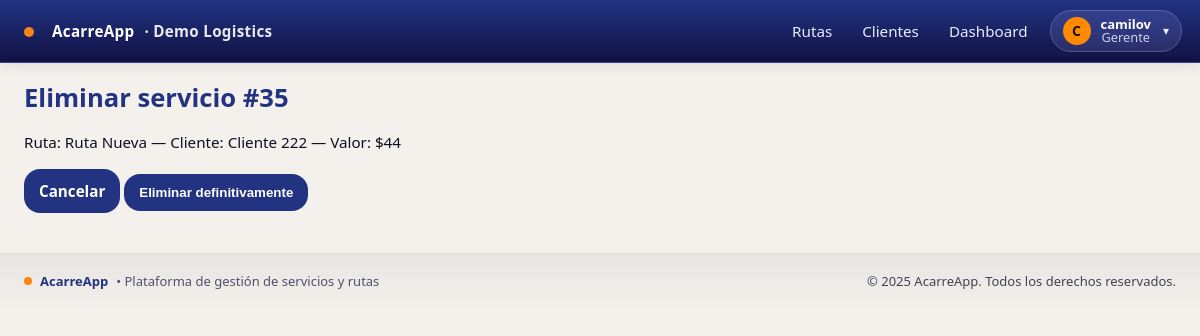
Page /servicios/35/eliminar/ (signed in) on the committed database.
### empresa/models.py (models this page shows, shortened)
class Empresa(models.Model):
    nombre = models.CharField(max_length=120, unique=True)
    slug = models.SlugField(max_length=60, unique=True)
    nit = models.CharField(max_length=30, blank=True)
    activa = models.BooleanField(default=True)
    created_at = models.DateTimeField(auto_now_add=True)

class Cliente(models.Model):
    empresa = models.ForeignKey(Empresa, on_delete=models.PROTECT)
    nombre = models.CharField(max_length=120)
    contacto = models.CharField(max_length=120, blank=True)
    telefono = models.CharField(max_length=50, blank=True)
    direccion = models.CharField(max_length=200, blank=True)
    activo = models.BooleanField(default=True)
    class Meta:
        unique_together = [('empresa','nombre')]
        ordering = ['nombre']
    def __str__(self):
        return self.nombre

### usuarios/models.py (models this page shows, shortened)
class UserProfile(models.Model):
    user = models.OneToOneField(User, on_delete=models.CASCADE)
    empresa = models.ForeignKey(Empresa, on_delete=models.PROTECT, null=True)
    rol = models.CharField(max_length=20, choices=[('GERENTE','Gerente'),('CONDUCTOR','Conductor')])

### servicios/models.py (models this page shows, shortened)
class Servicio(models.Model):
    PENDIENTE = 'PEND'
    ANTICIPO = 'ANT'
    PAGADO = 'PAG'
    ESTADOS = [(PENDIENTE,'Pendiente'), (ANTICIPO,'Recibir anticipo'), (PAGADO,'Pagado')]
    cliente = models.ForeignKey('empresa.Cliente', on_delete=models.PROTECT)
    ruta = models.ForeignKey('rutas.Ruta', on_delete=models.CASCADE, related_name='servicios')
    valor = models.PositiveIntegerField(default=0)
    estado_pago = models.CharField(max_length=4, choices=ESTADOS, default=PENDIENTE)
    anticipo = models.PositiveIntegerField(default=0)
    origen = models.CharField(max_length=200, blank=True)
    destino = models.CharField(max_length=200, blank=True)
    notas = models.TextField(blank=True)
    recogido = models.BooleanField(default=False)
    entregado = models.BooleanField(default=False)
    recogido_en = models.DateTimeField(null=True, blank=True)
    lat_recogida = models.FloatField(null=True, blank=True)
    lon_recogida = models.FloatField(null=True, blank=True)
    entregado_en = models.DateTimeField(null=True, blank=True)
    lat_entrega = models.FloatField(null=True, blank=True)
    lon_entrega = models.FloatField(null=True, blank=True)
    orden = models.PositiveIntegerField(default=0, db_index=True)
    cantidad = models.PositiveIntegerField(
        default=1,
        validators=[MinValueValidator(1)],
        help_text="Número de unidades asociadas al servicio (mínimo 1)."
    )
    class Meta:
        ordering = ['ruta', 'orden', 'id']

### rutas/models.py (models this page shows)
class Ruta(models.Model):
    empresa = models.ForeignKey(Empresa, on_delete=models.CASCADE)
    fecha_salida = models.DateField()
    vehiculo = models.ForeignKey(Vehiculo, on_delete=models.PROTECT)
    conductor = models.ForeignKey(User, on_delete=models.PROTECT)
    base_efectivo = models.DecimalField(max_digits=10, decimal_places=2, default=200000)
    estado = models.CharField(max_length=20, choices=[('ACTIVA', 'Activa'), ('CERRADA', 'Cerrada')], default='ACTIVA')
    nombre = models.CharField(max_length=150, blank=True, help_text="Ej: Jardin - Medellin - Jardin")
    created_at = models.DateTimeField(auto_now_add=True)
    def __str__(self):
        return self.nombre or f"Ruta {self.id} ({self.fecha_salida})"

### servicios/views.py (the view)
# urls.py: path('<int:pk>/eliminar/', views.eliminar_servicio, name='eliminar'),
@login_required
@user_passes_test(_is_gerente)
def eliminar_servicio(request, pk):
    obj = get_object_or_404(Servicio, pk=pk)
    ruta_pk = obj.ruta_id
    if request.method == 'POST':
        obj.delete()
        messages.success(request, 'Servicio eliminado.')
        return redirect('rutas:detail', pk=ruta_pk)
    return render(request, 'servicios/confirmar_eliminar.html', {'obj': obj})

### acarreapp/context_processors.py (called while the page is built)
def vapid_public_key(request):
    return {"VAPID_PUBLIC_KEY": settings.VAPID_PUBLIC_KEY}

### acarreapp/tenancy.py (called while the page is built)
def set_current_empresa(empresa):
    _state.empresa = empresa

def get_current_empresa():
    return getattr(_state, 'empresa', None)

def empresa_context(request):
    return {'empresa_actual': get_current_empresa()}

### servicios/views.py (called while the page is built)
def _is_gerente(u):
    role = getattr(getattr(u, 'userprofile', None), 'rol', '')
    return u.is_superuser or u.is_staff or role == 'GERENTE'

### templates/servicios/confirmar_eliminar.html (shortened to what this page needs)
{% extends "base.html" %}
{% block content %}
  <h1>Eliminar servicio #{{ obj.id }}</h1>
  <p>Ruta: {{ obj.ruta }} — Cliente: {{ obj.cliente }} — Valor: ${{ obj.valor|floatformat:0 }}</p>
  <form method="post" class="mt-3">
    <a href="{% url 'servicios:detail' obj.id %}" class="btn btn-light">Cancelar</a>
    <button class="btn btn-danger">Eliminar definitivamente</button>
  </form>
{% endblock %}

### templates/includes/navbar.html (shortened to what this page needs)
<header class="navbar">
  <div class="container nav-inner" style="padding-left:18px; padding-right:18px;">
    <a class="brand" href="{% url 'rutas:list' %}" style="display:flex;align-items:center;gap:10px;">
      <span class="dot" style="margin-left:6px;margin-right:8px;transform:translateY(1px);"></span>
      <span>AcarreApp</span>
      {% if empresa_actual %}
        <span class="empresa">· {{ empresa_actual.nombre }}</span>
      {% endif %}
    </a>
    {% if request.user.is_authenticated %}
      {% with rol=request.user.userprofile.rol|default_if_none:'' %}
        {% if request.user.is_superuser or request.user.is_staff or rol == 'GERENTE' %}
          <nav class="nav main-nav" aria-label="Navegación principal">
            <a href="{% url 'rutas:list' %}">Rutas</a>
            <a href="{% url 'empresa:clientes_list' %}">Clientes</a>
            <a href="{% url 'dashboard:home' %}">Dashboard</a>
          </nav>
        {% else %}
          <nav class="nav main-nav" aria-label="Navegación principal">
            <a href="{% url 'rutas:list' %}">Rutas</a>
          </nav>
        {% endif %}
        <div class="menu-right" style="display:flex;align-items:center;gap:10px;">
          <button class="userchip" id="userchip" aria-haspopup="true" aria-expanded="false"
                  title="{{ request.user.get_full_name|default:request.user.username }}">
            <span class="avatar">
              {{ request.user.get_full_name|default:request.user.username|first|upper }}
            </span>
            <span class="meta">
              <span class="name">{{ request.user.get_full_name|default:request.user.username }}</span>
              {% if rol %}<span class="role">{{ rol|title }}</span>{% endif %}
            </span>
            <span class="caret">▾</span>
          </button>
        </div>
      {% endwith %}
    {% else %}
      <nav class="nav main-nav" aria-label="Navegación principal">
        <a href="{% url 'login' %}">Iniciar sesión</a>
      </nav>
    {% endif %}
  </div>
</header>

### static/css/acarreapp.css (style rules this page uses)
:root { --brand-900: #111144; --brand-800: #223382; --brand-300: #9BACD8; --accent-500: #F98513; --bg-100: #F4F1EC; --bg-200: #DAD1C8; --ink-900: #0E1020; --ink-700: #2E3147; --ink-500: #4E5270; --line-200:#E3E1DB; --radius-sm: 10px; --radius-md: 16px; --radius-lg: 24px; --shadow-1: 0 4px 12px rgba(17,17,68,0.08); --shadow-2: 0 10px 30px rgba(17,17,68,0.12); --font-sans: ui-sans-serif, system-ui, -apple-system, "Segoe UI", Roboto, "Helvetica Neue", Arial, "Noto Sans", "Liberation Sans", "Apple Color Emoji", "Segoe UI Emoji"; --fs-xs: clamp(12px, 0.72rem, 13px); --fs-sm: clamp(13px, 0.8rem, 14px); --fs-md: clamp(14px, 0.95rem, 16px); --fs-lg: clamp(16px, 1.05rem, 18px); --fs-xl: clamp(18px, 1.25rem, 22px); --fs-2xl: clamp(22px, 1.6rem, 28px); --container-max: 1200px; --st-pend: #7A7F9A; --st-ant: #2F7D32; --st-pag: #1C5DFF; --st-warn: #C17C00; --st-error:#B00020; }
*, *::before, *::after { box-sizing: border-box; }
html, body { height: 100%; }
body { margin: 0; background: var(--bg-100); color: var(--ink-900); font-family: var(--font-sans); font-size: var(--fs-md); line-height: 1.45; -webkit-font-smoothing: antialiased; text-rendering: optimizeLegibility; }
a { color: inherit; }
.container { width: 100%; margin-inline: auto; padding-inline: 16px; max-width: var(--container-max); }
h1, .h1 { font-size: var(--fs-2xl); margin: 0 0 12px; font-weight: 700; color: var(--brand-800); }
.btn { --btn-bg: var(--brand-800); --btn-fg: #fff; --btn-border: transparent; appearance: none; display: inline-flex; align-items: center; justify-content: center; gap: 8px; padding: 10px 14px; font-weight: 600; border-radius: var(--radius-md); border: 1px solid var(--btn-border); background: var(--btn-bg); color: var(--btn-fg); text-decoration: none; cursor: pointer; transition: transform .06s ease, box-shadow .2s ease, background .2s ease; }
.navbar { position: sticky; top: 0; z-index: 10; background: linear-gradient(180deg, var(--brand-800), var(--brand-900)); color: #fff; border-bottom: 1px solid rgba(255,255,255,0.08); box-shadow: var(--shadow-1); }
.nav-inner { display: grid; grid-template-columns: 1fr auto auto; align-items: center; gap: 12px; padding: 8px 0; }
.brand { display: inline-flex; align-items: center; gap: 10px; color: #fff; text-decoration: none; font-weight: 800; letter-spacing: .02em; }
.brand .empresa { color: rgba(255,255,255,0.9); font-weight: 700; }
.brand .dot { width: 10px; height: 10px; border-radius: 50%; background: var(--accent-500); }
.nav { display: flex; gap: 6px; padding: 4px 0; }
.main-nav { display: flex; gap: 12px; justify-content: center; flex-wrap: wrap; }
.nav a { color: #E8ECFF; text-decoration: none; padding: 8px 10px; border-radius: 8px; }
.menu-right { justify-self: end; position: relative; }
.userchip { display: inline-flex; align-items: center; gap: 10px; padding: 6px 10px; border-radius: 999px; border: 1px solid rgba(255,255,255,0.12); background: rgba(255,255,255,0.06); color: #fff; font: inherit; cursor: pointer; }
.userchip .avatar { width: 28px; height: 28px; border-radius: 50%; background: var(--accent-500); color: #1b1b1b; font-weight: 800; display:flex; align-items:center; justify-content:center; }
.userchip .meta { display:flex; flex-direction: column; line-height: 1.05; }
.userchip .name { font-size: var(--fs-sm); }
.userchip .role { font-size: var(--fs-xs); opacity: .9; color: #E8ECFF; }
.userchip .caret { font-size: 16px; margin-left: 2px; opacity: .9; }
@media (min-width: 768px) { .nav { gap: 10px; } }
@media (min-width: 1100px) { .container { padding-inline: 24px; } }

### templates/includes/navbar.html (style rules this page uses)
.userchip { display:inline-flex; align-items:center; gap:10px; padding:6px 12px; border-radius:999px; background:rgba(255,255,255,.10); border:1px solid rgba(255,255,255,.18); backdrop-filter:saturate(120%) blur(6px); cursor:pointer; }
.userchip .avatar { display:grid; place-items:center; width:28px; height:28px; border-radius:999px; background:#ff8a00; color:#111; font-weight:800; font-size:14px; }
.userchip .meta { display:flex; flex-direction:column; line-height:1; }
.userchip .name { font-weight:600; }
.userchip .role { font-size:.8rem; opacity:.85; }
.userchip .caret { font-size:12px; opacity:.9; }

### rows in the picture
Empresa: nombre "Demo Logistics"
UserProfile: rol "Gerente"
Servicio: id "35", ruta "Ruta Nueva", cliente "Cliente 222", valor "44"

### other values in the picture
{{ request.user.get_full_name|default:request.user.username|first|upper }} "C"
{{ request.user.get_full_name|default:request.user.username }} "camilov"
